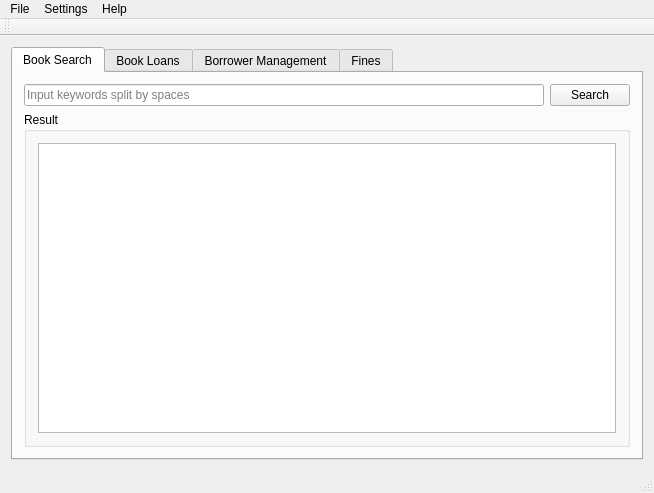
<?xml version="1.0" encoding="UTF-8"?>
<ui version="4.0">
 <class>MainWindow</class>
 <widget class="QMainWindow" name="MainWindow">
  <property name="geometry">
   <rect>
    <x>0</x>
    <y>0</y>
    <width>654</width>
    <height>469</height>
   </rect>
  </property>
  <property name="windowTitle">
   <string>Library Management</string>
  </property>
  <widget class="QWidget" name="centralWidget">
   <layout class="QHBoxLayout" name="horizontalLayout">
    <item>
     <widget class="QTabWidget" name="tabWidget">
      <property name="currentIndex">
       <number>0</number>
      </property>
      <widget class="QWidget" name="searchWidget">
       <attribute name="title">
        <string>Book Search</string>
       </attribute>
       <layout class="QGridLayout" name="gridLayout">
        <item row="0" column="0">
         <widget class="QLineEdit" name="inputEdit">
          <property name="placeholderText">
           <string>Input keywords split by spaces</string>
          </property>
         </widget>
        </item>
        <item row="0" column="1">
         <widget class="QPushButton" name="searchButton">
          <property name="text">
           <string>Search</string>
          </property>
         </widget>
        </item>
        <item row="1" column="0" colspan="2">
         <widget class="QGroupBox" name="resultBox">
          <property name="title">
           <string>Result</string>
          </property>
          <layout class="QVBoxLayout" name="verticalLayout">
           <item>
            <widget class="QTableView" name="resultView"/>
           </item>
          </layout>
         </widget>
        </item>
       </layout>
      </widget>
      <widget class="QWidget" name="loanWidget">
       <attribute name="title">
        <string>Book Loans</string>
       </attribute>
       <layout class="QGridLayout" name="gridLayout_4">
        <item row="0" column="0">
         <widget class="QLabel" name="book_label">
          <property name="text">
           <string>Book ID</string>
          </property>
         </widget>
        </item>
        <item row="0" column="1">
         <widget class="QLineEdit" name="book_edit"/>
        </item>
        <item row="0" column="2">
         <widget class="QPushButton" name="check_out_button">
          <property name="text">
           <string>Check out</string>
          </property>
         </widget>
        </item>
        <item row="1" column="0">
         <widget class="QLabel" name="borrower_label">
          <property name="text">
           <string>Card No</string>
          </property>
         </widget>
        </item>
        <item row="1" column="1">
         <widget class="QLineEdit" name="borrower_edit"/>
        </item>
        <item row="1" column="2">
         <widget class="QPushButton" name="check_in_button">
          <property name="text">
           <string>Check in</string>
          </property>
         </widget>
        </item>
        <item row="2" column="0" colspan="3">
         <widget class="QTableView" name="result_view"/>
        </item>
       </layout>
      </widget>
      <widget class="QWidget" name="borrowerWidget">
       <attribute name="title">
        <string>Borrower Management</string>
       </attribute>
       <layout class="QGridLayout" name="gridLayout_5">
        <item row="0" column="0">
         <widget class="QGroupBox" name="info_box">
          <property name="title">
           <string>Borrower Infomation</string>
          </property>
          <layout class="QGridLayout" name="gridLayout_3">
           <item row="0" column="0">
            <widget class="QLabel" name="ssn_label">
             <property name="text">
              <string>Ssn *</string>
             </property>
            </widget>
           </item>
           <item row="0" column="1">
            <widget class="QLineEdit" name="ssn_line_edit"/>
           </item>
           <item row="1" column="0">
            <widget class="QLabel" name="fname_label">
             <property name="text">
              <string>First Name *</string>
             </property>
            </widget>
           </item>
           <item row="1" column="1">
            <widget class="QLineEdit" name="fname_line_edit"/>
           </item>
           <item row="2" column="0">
            <widget class="QLabel" name="lname_label">
             <property name="text">
              <string>Last Name *</string>
             </property>
            </widget>
           </item>
           <item row="2" column="1">
            <widget class="QLineEdit" name="lname_line_edit"/>
           </item>
           <item row="3" column="0">
            <widget class="QLabel" name="address_label">
             <property name="text">
              <string>Address *</string>
             </property>
            </widget>
           </item>
           <item row="3" column="1">
            <widget class="QLineEdit" name="address_line_edit"/>
           </item>
           <item row="4" column="0">
            <widget class="QLabel" name="city_label">
             <property name="text">
              <string>City *</string>
             </property>
            </widget>
           </item>
           <item row="4" column="1">
            <widget class="QLineEdit" name="city_line_edit"/>
           </item>
           <item row="5" column="0">
            <widget class="QLabel" name="state_label">
             <property name="text">
              <string>State *</string>
             </property>
            </widget>
           </item>
           <item row="5" column="1">
            <widget class="QLineEdit" name="state_line_edit"/>
           </item>
           <item row="6" column="0">
            <widget class="QLabel" name="phone_label">
             <property name="text">
              <string>Phone</string>
             </property>
            </widget>
           </item>
           <item row="6" column="1">
            <widget class="QLineEdit" name="phone_line_edit"/>
           </item>
          </layout>
         </widget>
        </item>
        <item row="1" column="0">
         <widget class="QTableView" name="borrower_table_view"/>
        </item>
        <item row="2" column="0">
         <widget class="QWidget" name="borrower_widget" native="true">
          <layout class="QHBoxLayout" name="horizontalLayout_2">
           <item>
            <spacer name="h_spacer">
             <property name="orientation">
              <enum>Qt::Horizontal</enum>
             </property>
             <property name="sizeHint" stdset="0">
              <size>
               <width>40</width>
               <height>20</height>
              </size>
             </property>
            </spacer>
           </item>
           <item>
            <widget class="QPushButton" name="create_button">
             <property name="text">
              <string>Create</string>
             </property>
            </widget>
           </item>
           <item>
            <widget class="QPushButton" name="clear_button">
             <property name="text">
              <string>Clear</string>
             </property>
            </widget>
           </item>
          </layout>
         </widget>
        </item>
       </layout>
      </widget>
      <widget class="QWidget" name="fineWidget">
       <attribute name="title">
        <string>Fines</string>
       </attribute>
       <layout class="QGridLayout" name="gridLayout_2">
        <item row="0" column="0">
         <widget class="QLabel" name="card_number_label">
          <property name="text">
           <string>Card Number</string>
          </property>
         </widget>
        </item>
        <item row="0" column="1">
         <widget class="QLineEdit" name="card_number_edit"/>
        </item>
        <item row="0" column="2">
         <widget class="QPushButton" name="search_button">
          <property name="text">
           <string>Search</string>
          </property>
         </widget>
        </item>
        <item row="1" column="0" colspan="3">
         <widget class="QGroupBox" name="groupBox">
          <property name="title">
           <string>Fines</string>
          </property>
          <layout class="QVBoxLayout" name="verticalLayout_3">
           <item>
            <widget class="QTableView" name="fines_view"/>
           </item>
          </layout>
         </widget>
        </item>
        <item row="2" column="0" colspan="3">
         <widget class="QGroupBox" name="groupBox_2">
          <property name="title">
           <string>Overdue Loans</string>
          </property>
          <layout class="QVBoxLayout" name="verticalLayout_2">
           <item>
            <widget class="QTableView" name="overdue_view"/>
           </item>
          </layout>
         </widget>
        </item>
       </layout>
      </widget>
     </widget>
    </item>
   </layout>
  </widget>
  <widget class="QMenuBar" name="menuBar">
   <property name="geometry">
    <rect>
     <x>0</x>
     <y>0</y>
     <width>654</width>
     <height>21</height>
    </rect>
   </property>
   <widget class="QMenu" name="menuSettings">
    <property name="title">
     <string>Settings</string>
    </property>
    <addaction name="change_branch"/>
   </widget>
   <widget class="QMenu" name="menuHelp">
    <property name="title">
     <string>Help</string>
    </property>
    <addaction name="about"/>
    <addaction name="about_qt"/>
   </widget>
   <widget class="QMenu" name="menuFile">
    <property name="title">
     <string>File</string>
    </property>
    <addaction name="quit"/>
   </widget>
   <addaction name="menuFile"/>
   <addaction name="menuSettings"/>
   <addaction name="menuHelp"/>
  </widget>
  <widget class="QToolBar" name="mainToolBar">
   <attribute name="toolBarArea">
    <enum>TopToolBarArea</enum>
   </attribute>
   <attribute name="toolBarBreak">
    <bool>false</bool>
   </attribute>
  </widget>
  <widget class="QStatusBar" name="statusBar"/>
  <action name="change_branch">
   <property name="text">
    <string>Change Branch</string>
   </property>
  </action>
  <action name="about">
   <property name="text">
    <string>About</string>
   </property>
  </action>
  <action name="about_qt">
   <property name="text">
    <string>About Qt</string>
   </property>
  </action>
  <action name="quit">
   <property name="text">
    <string>Quit</string>
   </property>
  </action>
 </widget>
 <layoutdefault spacing="6" margin="11"/>
 <resources/>
 <connections/>
</ui>
